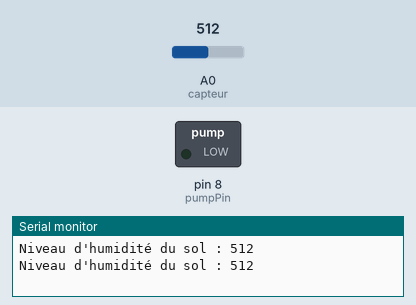
This sketch was run on a simulated Arduino Uno, built with avr-gcc and run on an emulated ATmega328P. On the bench: switched loads named in the sketch (green lamp = pin HIGH), the last lines printed to the serial monitor. The test bench sets the inputs (shaded band); at power-on: A0 (capteur) = 512.

Above: at 2.8 s.
2.9 s: A0 (capteur) set to 417
5.6 s: A0 (capteur) set to 383
At 6.8 s:
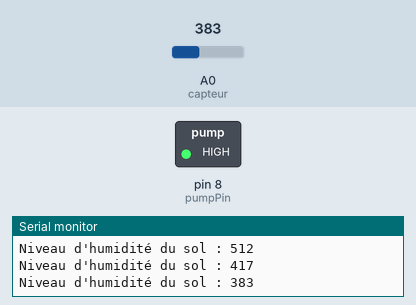
8.3 s: A0 (capteur) set to 410
At 11.0 s:
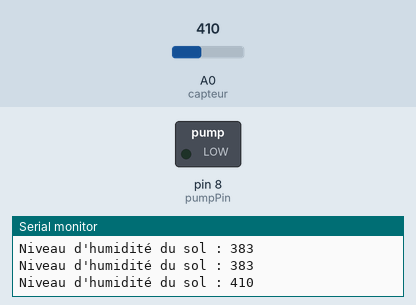
11.5 s: A0 (capteur) set to 390
At 12.6 s:
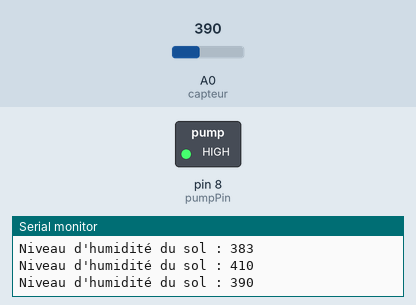
Timing chart, 0 to 14.5 s (numbered marks = the images above; inputs shaded):
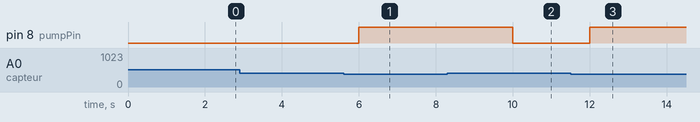

Measured:
- the behaviour switches between 400 and 399 on A0 (capteur) (found by bisection; images 0 and 1)
- after the input at 5.6 s, pin 8 (pumpPin): LOW → HIGH after 0.40 s
- after the input at 8.3 s, pin 8 (pumpPin): HIGH → LOW after 1.7 s
- after the input at 11.5 s, pin 8 (pumpPin): LOW → HIGH after 0.50 s

The sketch:

humdusol.ino
```cpp
#define capteur A0
#define pumpPin 8

int seuil = 400;

void setup() {
  pinMode(pumpPin, OUTPUT);
  pinMode(capteur, INPUT);
  Serial.begin(9600);
}

void loop() {
  int a = analogRead(capteur);
  Serial.print("Niveau d'humidité du sol : ");
  Serial.println(a);

  if (a < seuil) {
    digitalWrite(pumpPin, HIGH);
  } else {
    digitalWrite(pumpPin, LOW);
  }

  delay(2000); }
```
